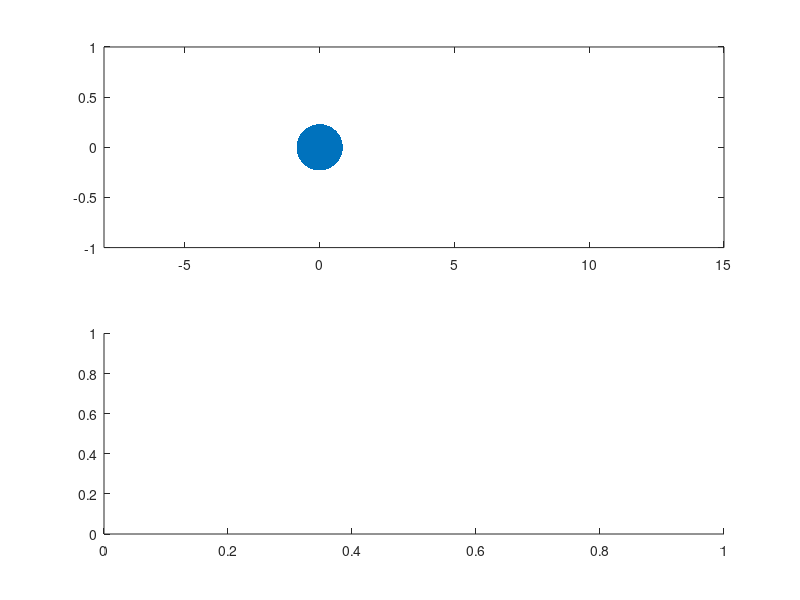

This figure's MATLAB source: (Note: this script raises an error after producing the figure.)
clc;close all;clear all;
%%
% Fonctionne parfaitement
%
%
%
%%


global KEY_IS_PRESSED
KEY_IS_PRESSED = 0;
gcf;
set(gcf, 'KeyPressFcn', @myKeyPressFcn);

%%

m = 1;

k = 10;

dt = 0.1;
l = 4;
g = 0;
xi = 0;
D = 0;

N=2;

for n = 1:N
    x(1,n) = (n-randi([0,1]));
    v0(1,n) = 0;%(-2)^n;
end


subplot(2,1,1)
h=plot(0,0,'MarkerSize',100,'Marker','.');
axis([-8 15 -1 1]);
set(gca,'nextplot','replacechildren');

subplot(2,1,2)
for i =1:N
    pl(i) = animatedline('color',rand(1,3));
end

% pl(end+1) = animatedline('color',rand(1,3));
% pl(end+1) = animatedline('color',rand(1,3));

axis([0 100 -inf inf]);


%%
for n = 1:N
    C = 1/(4*m);
    C1 = C*4*m;
    C3 = C*( 2*g*sqrt(2*D)*xi*dt^2 + 2*dt^2*force(x(1,:),n,k,l));
    C2 = C*(2*m+g*dt)*2*dt;
    x(2,n) = C1.*x(1,n) + C3 + C2.*v0(n) ;
end

set(h,'XData',x(end,:),'YData',zeros(1,N));

drawnow;
%%

for t = 2:1000
    
    for n =1:N
        C = 1/(2*m-g*dt);
        C1 = C*4*m;
        C2 = -C*(2*m+g*dt);
        C3 = C*( 2*g*sqrt(2*D)*xi*dt^2 + 2*dt^2*force(x(t,:),n,k,l));
        
        x(t+1,n) = C1*x(t,n) + C2*x(t-1,n) + C3;
        
    end
    
    set(h,'XData',x(end,:),'YData',zeros(1,N));
    
    for i = 1:N
        addpoints(pl(i),t,x(end,i));
    end
%     y1 = 1/2*(  cos(sqrt(2*k/m)*t*dt) + cos(-sqrt(2*k/m)*t*dt)   ) -1;
%     y2 = -1/2*(  cos(sqrt(2*k/m)*t*dt) + cos(-sqrt(2*k/m)*t*dt)  ) +3;
%     addpoints(pl(end-1),t, y1 );
%     addpoints(  pl(end),t, y2 );
    axis([t-20 20+t -inf inf]);
    %pause(0.1)
    drawnow;
    
    if KEY_IS_PRESSED
        close all;
        break;
    end
    
end




%%

function F = force(x,n,k,a)

F = 0;

if n-1 >= 1
    F = F - k*(x(n)-x(n-1)-a);
end
if n+1 <= length(x)
    F = F - k*(x(n)-x(n+1)+a);
end

end


function myKeyPressFcn(hObject, event)
global KEY_IS_PRESSED
    KEY_IS_PRESSED  = 1;
end
